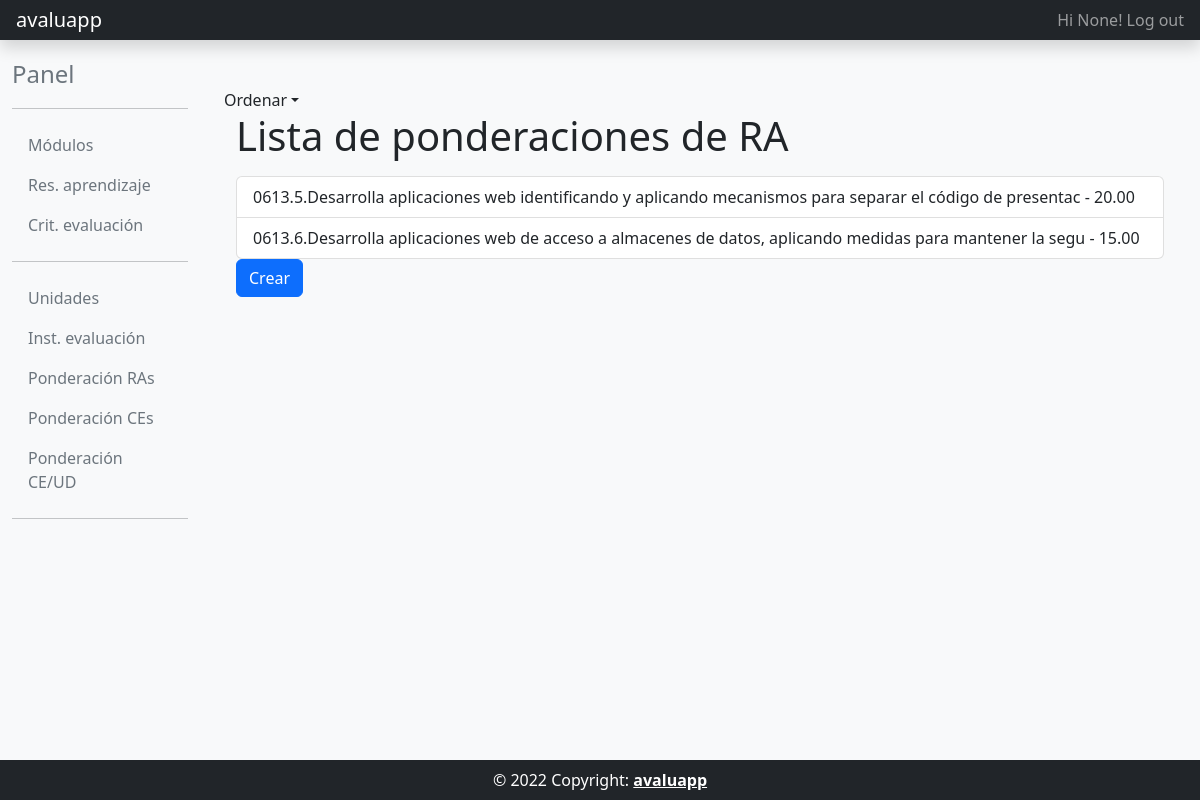
/pond_ra_list/ (signed in), run on the app's committed database.
### usuarios/models.py (models this page shows, shortened)
class MyUser(AbstractBaseUser, PermissionsMixin):
    username = models.CharField(max_length=33, null=True)
    email = models.EmailField(_('email address'), unique=True)
    activo = models.BooleanField(default=False)
    create_date = models.DateTimeField(auto_now_add=True)
    update_date = models.DateTimeField(auto_now=True)
    is_staff = models.BooleanField(default=False)
    is_active = models.BooleanField(default=True)
    USERNAME_FIELD = 'email'
    REQUIRED_FIELDS = []
    objects = MyUserManager()
    class Meta:
        verbose_name = 'Usuario'
        verbose_name_plural = 'Usuarios'

### programacion_didactica/models.py (models this page shows)
class PondRA(models.Model):
    resultado_aprendizaje = models.ForeignKey('core.ResAprendizaje', on_delete=models.PROTECT, verbose_name="Resultados Apredizaje")
    porcentaje = models.DecimalField(decimal_places=2, max_digits=5, verbose_name="Porcentaje")
    def __str__(self):
        return str(self.resultado_aprendizaje) + ' - ' + str(self.porcentaje)
    class Meta:
        verbose_name = 'Ponderación RA'
        verbose_name_plural = 'Ponderaciones RA'
        ordering = ['resultado_aprendizaje__codigo']

### core/models.py (models this page shows)
class ResAprendizaje(models.Model):
    modulo = models.ForeignKey(Modulo, on_delete=models.PROTECT, verbose_name="Módulo")
    codigo = models.CharField(max_length = 10, verbose_name="Código")
    descripcion = models.TextField(verbose_name="Descripción")
    def __str__(self):
        return self.codigo + '.' + self.descripcion[:100]
    class Meta:
        unique_together = ["modulo", "codigo"]
        verbose_name = 'Resultado Aprendizaje'
        verbose_name_plural = 'Resultados Aprendizaje'
        ordering = ['codigo']

### programacion_didactica/views.py (the view)
# urls.py: path('pond_ra_list/', programacion_didactica_views.PondRAListView.as_view(), name='pond_ra_list'),
class PondRAListView(DecoratorsMixin, OrderingMixin, ListView):
    model = PondRA
    template_name = 'programacion_didactica/pond_ra_list.html'

### common/mixins.py (called while the page is built)
    def get_queryset(self):
        model = self.model
        ordenar = self.request.GET.get('ordenar', None)
        if ordenar == 'asc':
            return model.objects.all().order_by('id')
        elif ordenar == 'desc':
            return model.objects.all().order_by('-id')
        else:
            return model.objects.all().order_by('id')

    @method_decorator(login_required)
    def dispatch(self, request, *args, **kwargs):
        return super().dispatch(request, *args, **kwargs)

### templates/programacion_didactica/pond_ra_list.html (shortened to what this page needs)
{% extends "common/base_intranet.html" %}
{% block main_content %}
<a class="nav-link dropdown-toggle" id="dropdownMenu1" data-bs-toggle="dropdown" ariahaspopup="true">Ordenar</a>
<div class="container">
    <h1> Lista de ponderaciones de RA</h1>
    <ul class="list-group mt-3">
    {% for pond_ra in object_list %}
        <a href="{% url 'pond_ra_detail' pond_ra.id %}" class="list-group-item list-group-item-action">{{ pond_ra }}</a>
    {% empty %}
        <p>No existen ponderaciones de RA.</p>
    {% endfor %}
    </ul>
    <a class="btn btn-primary" href="/pond_ra_create"> Crear </a>
</div>
{% endblock main_content %}

### templates/common/header_website.html (shortened to what this page needs)
<header class="navbar navbar-dark sticky-top bg-dark flex-md-nowrap p-0 shadow">
  <a class="navbar-brand col-md-3 col-lg-2 px-3 ml-5" href="/">avaluapp</a>
  <div class="navbar-nav">
    <div class="nav-item text-nowrap d-flex">
      {% if user.is_authenticated %}
        <a class="nav-link px-3" href="{% url 'account_logout' %}"">Hi {{ request.user.username }}! Log out</a>
      {% else %}
        <a class="nav-link px-3" href="{% url 'account_login' %}"">Log in</a>
      {% endif %}
    </div>
  </div>
</header>

### data on the page
MyUser: user.username "None"
PondRA: resultado_aprendizaje+porcentaje "0613.5.Desarrolla aplicaciones web identificando y aplicando mecanismos para separar el código de presentac - 20.00"
PondRA: resultado_aprendizaje+porcentaje "0613.6.Desarrolla aplicaciones web de acceso a almacenes de datos, aplicando medidas para mantener la segu - 15.00"
